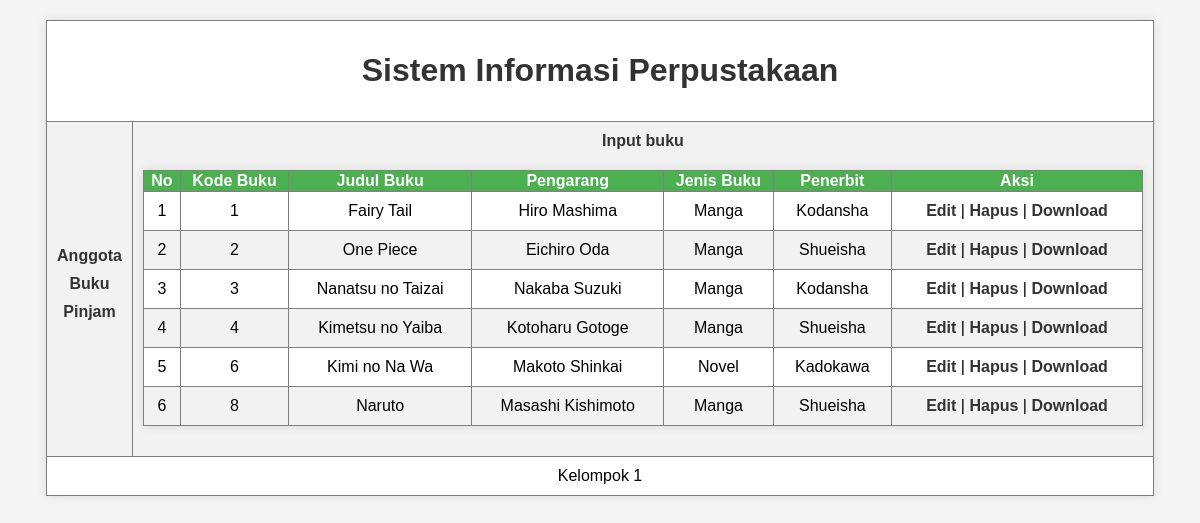
The page /pertemuan_13/buku.php on the database its author committed.
### tables this page shows
CREATE TABLE `buku` (
  `kd_buku` int(5) NOT NULL,
  `judul_buku` varchar(32) DEFAULT NULL,
  `pengarang` varchar(32) DEFAULT NULL,
  `jenis_buku` varchar(32) DEFAULT NULL,
  `penerbit` varchar(32) DEFAULT NULL,
  `file_data` longblob DEFAULT NULL,
  `file_name` varchar(255) DEFAULT NULL
);

### pertemuan_13/buku.php (the view, shortened to what this page needs)
<!DOCTYPE html>
<html>
<head>
    <link rel="stylesheet" href="style2.css">
</head>
<body>
    <table width="1000" border="1">
        <tr>
            <td colspan="2" align="center"><h1>Sistem Informasi Perpustakaan</h1></td>
        </tr>
        <tr>
            <td width="200">
                <ul>
                    <li><a href="anggota.php">Anggota</a></li>
                    <li><a href="buku.php">Buku</a></li>
                    <li><a href="pinjam.php">Pinjam</a></li>
                </ul>
            </td>
            <td width="500">
                <a href="input_buku.php">Input buku</a>
                <table border="1">
                    <thead>
                        <tr>
                            <th>No</th>
                            <th>Kode Buku</th>
                            <th>Judul Buku</th>
                            <th>Pengarang</th>
                            <th>Jenis Buku</th>
                            <th>Penerbit</th>
                            <th>Aksi</th>
                        </tr>
                    </thead>
                    <tbody>
                        <?php
                        include "koneksi.php";
                        $query = "SELECT * FROM buku ORDER BY kd_buku";
                        try {
                            $result = $koneksi->query($query);
                            $no = 1;
                            while ($data = $result->fetch(PDO::FETCH_ASSOC)) {
                                ?>
                                <tr class="odd gradeX">
                                    <td><?php echo $no; ?></td>
                                    <td><?php echo $data['kd_buku']; ?></td>
                                    <td><?php echo $data['judul_buku']; ?></td>
                                    <td><?php echo $data['pengarang']; ?></td>
                                    <td><?php echo $data['jenis_buku']; ?></td>
                                    <td class="center"><?php echo $data['penerbit']; ?></td>
                                    <td class="center">
                                        <a href="edit_buku.php?id=<?php echo $data['kd_buku']; ?>">Edit</a> |
                                        <a href="hapus_buku.php?id=<?php echo $data['kd_buku']; ?>" onClick="return confirm('Apakah Anda ingin menghapus <?php echo $data['judul_buku']; ?>?')">Hapus</a> |
                                        <a href="download_buku.php?id=<?php echo $data['kd_buku']; ?>">Download</a>
                                    </td>
                                </tr>
                                <?php
                                $no++;
                            }
                        } catch (PDOException $e) {
                            die("Error: " . $e->getMessage());
                        } finally {
                            $koneksi = null;
                        }
                        ?>
                    </tbody>
                </table>
            </td>
        </tr>
        <tr>
            <td colspan="2" align="center">Kelompok 1<br></td>
        </tr>
    </table>
</body>
</html>

### pertemuan_13/style2.css (style rules this page uses)
body { font-family: Arial, sans-serif; background-color: #f4f4f4; margin: 0; padding: 0; }
table { width: 1000px; border-collapse: collapse; margin: 20px auto; background-color: #fff; box-shadow: 0 0 10px rgba(0, 0, 0, 0.1); }
td { padding: 10px; text-align: center; }
h1 { color: #333; }
ul { list-style: none; padding: 0; margin: 0; }
ul li { margin-bottom: 10px; }
a { text-decoration: none; color: #333; font-weight: bold; }
thead { background-color: #4caf50; color: #fff; }
tbody tr:nth-child(even) { background-color: #f2f2f2; }
.center { text-align: center; }

### rows shown on the page
buku: kd_buku "1", judul_buku "Fairy Tail", pengarang "Hiro Mashima", jenis_buku "Manga", penerbit "Kodansha"
buku: kd_buku "2", judul_buku "One Piece", pengarang "Eichiro Oda", jenis_buku "Manga", penerbit "Shueisha"
buku: kd_buku "3", judul_buku "Nanatsu no Taizai", pengarang "Nakaba Suzuki", jenis_buku "Manga", penerbit "Kodansha"
buku: kd_buku "4", judul_buku "Kimetsu no Yaiba", pengarang "Kotoharu Gotoge", jenis_buku "Manga", penerbit "Shueisha"
buku: kd_buku "6", judul_buku "Kimi no Na Wa", pengarang "Makoto Shinkai", jenis_buku "Novel", penerbit "Kadokawa"
buku: kd_buku "8", judul_buku "Naruto", pengarang "Masashi Kishimoto", jenis_buku "Manga", penerbit "Shueisha"
